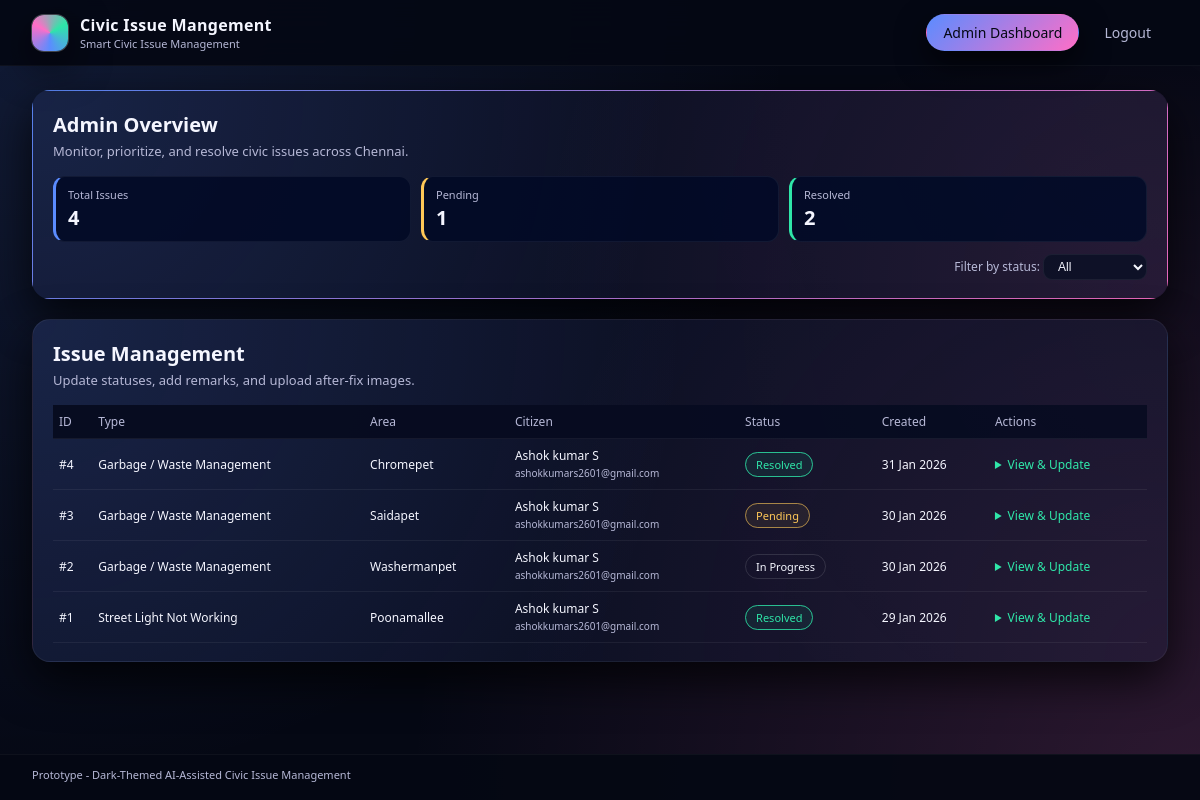
The app's page /admin/dashboard (signed in) with its own data.
### models.py (models this page shows)
class Issue(db.Model):
    id = db.Column(db.Integer, primary_key=True)
    user_id = db.Column(db.Integer, db.ForeignKey('user.id'), nullable=False)
    issue_type = db.Column(db.String(120), nullable=False)
    description = db.Column(db.Text, nullable=False)
    area = db.Column(db.String(120), nullable=False)
    street = db.Column(db.String(255), nullable=True)
    landmark = db.Column(db.String(255), nullable=True)
    before_image = db.Column(db.String(255), nullable=True)
    after_image = db.Column(db.String(255), nullable=True)
    ai_summary = db.Column(db.Text, nullable=True)
    current_status = db.Column(db.String(50), default='Pending')
    authority_remarks = db.Column(db.Text, nullable=True)
    created_at = db.Column(db.DateTime, default=datetime.utcnow)
    updated_at = db.Column(
        db.DateTime,
        default=datetime.utcnow,
        onupdate=datetime.utcnow
    )
    status_logs = db.relationship(
        'IssueStatusLog',
        backref='issue',
        lazy=True,
        cascade="all, delete-orphan"
    )
    feedbacks = db.relationship(
        'Feedback',
        backref='issue',
        lazy=True,
        cascade="all, delete-orphan"
    )

class User(db.Model):
    id = db.Column(db.Integer, primary_key=True)
    username = db.Column(db.String(80), unique=True, nullable=False)
    password_hash = db.Column(db.String(128), nullable=False)
    role = db.Column(db.String(20), nullable=False, default='user')  # 'admin' or 'user'
    name = db.Column(db.String(120), nullable=True)
    email = db.Column(db.String(120), nullable=True)
    phone = db.Column(db.String(20), nullable=True)
    created_at = db.Column(db.DateTime, default=datetime.utcnow)
    issues = db.relationship('Issue', backref='user', lazy=True)

### app.py (the view)
@app.route('/admin/dashboard')
def admin_dashboard():
    if 'user_id' not in session or session.get('role') != 'admin':
        flash('Please log in as an admin to access this page.', 'error')
        return redirect(url_for('login'))
    status_filter = request.args.get('status')
    query = Issue.query
    if status_filter:
        query = query.filter_by(current_status=status_filter)
    issues = query.order_by(Issue.created_at.desc()).all()
    total = Issue.query.count()
    pending = Issue.query.filter_by(current_status='Pending').count()
    resolved = Issue.query.filter_by(current_status='Resolved').count()
    return render_template(
        'admin_dashboard.html',
        issues=issues,
        total=total,
        pending=pending,
        resolved=resolved
    )

### templates/admin_dashboard.html (shortened to what this page needs)
{% extends "base.html" %}
{% block content %}
<section class="layout-vertical">
  <div class="card card-accent">
    <h2 class="card-title">Admin Overview</h2>
    <p class="card-subtitle">Monitor, prioritize, and resolve civic issues across Chennai.</p>
    <div class="admin-metrics">
      <div class="metric-tile metric-total">
        <div class="metric-label">Total Issues</div>
        <div class="metric-value">{{ total }}</div>
      </div>
      <div class="metric-tile metric-pending">
        <div class="metric-label">Pending</div>
        <div class="metric-value">{{ pending }}</div>
      </div>
      <div class="metric-tile metric-resolved">
        <div class="metric-label">Resolved</div>
        <div class="metric-value">{{ resolved }}</div>
      </div>
    </div>
    <div class="filter-bar">
      <form method="GET" action="{{ url_for('admin_dashboard') }}">
        <label for="status">Filter by status:</label>
        <select id="status" name="status" onchange="this.form.submit()">
          <option value="">All</option>
        </select>
      </form>
    </div>
  </div>
  <div class="card">
    <h2 class="card-title">Issue Management</h2>
    <p class="card-subtitle">Update statuses, add remarks, and upload after-fix images.</p>
    <div class="issues-table">
      {% if issues %}
      <table>
        <thead>
          <tr>
            <th>ID</th>
            <th>Type</th>
            <th>Area</th>
            <th>Citizen</th>
            <th>Status</th>
            <th>Created</th>
            <th>Actions</th>
          </tr>
        </thead>
        <tbody>
          {% for issue in issues %}
          <tr>
            <td>#{{ issue.id }}</td>
            <td>{{ issue.issue_type }}</td>
            <td>{{ issue.area }}</td>
            <td>
              {% if issue.user %}
                {{ issue.user.name or 'Citizen' }}<br />
                <span class="cell-subtext">{{ issue.user.email or 'Email N/A' }}</span>
              {% else %}
                Citizen
              {% endif %}
            </td>
            <td><span class="status-pill status-{{ issue.current_status|lower }}">{{ issue.current_status }}</span></td>
            <td>{{ issue.created_at.strftime('%d %b %Y') }}</td>
            <td>
              <details class="admin-details">
                <summary>View &amp; Update</summary>
              </details>
            </td>
          </tr>
          {% endfor %}
        </tbody>
      </table>
      {% else %}
      <div class="empty-state">
        <h3>No issues found</h3>
        <p>New citizen reports will appear here in real time.</p>
      </div>
      {% endif %}
    </div>
  </div>
</section>
{% endblock %}

### templates/base.html (shortened to what this page needs)
<!DOCTYPE html>
<html lang="en">
  <head>
    <link rel="stylesheet" href="{{ url_for('static', filename='css/style.css') }}" />
  </head>
  <body class="theme-dark">
    <div class="app-shell">
      <header class="app-header">
        <div class="brand">
          <span class="brand-logo"></span>
          <div class="brand-text">
            <div class="brand-title">Civic Issue Mangement</div>
            <div class="brand-subtitle">Smart Civic Issue Management</div>
          </div>
        </div>
        <nav class="app-nav">
          {% if session.get('user_id') %}
            {% if session.get('role') == 'admin' %}
              <a href="{{ url_for('admin_dashboard') }}" class="nav-link {% if request.path.startswith('/admin') %}active{% endif %}">Admin Dashboard</a>
            {% else %}
              <a href="{{ url_for('user_dashboard') }}" class="nav-link {% if request.path.startswith('/user') %}active{% endif %}">Citizen Dashboard</a>
            {% endif %}
            <a href="{{ url_for('logout') }}" class="nav-link">Logout</a>
          {% else %}
            <a href="{{ url_for('login') }}" class="nav-link">Login</a>
          {% endif %}
        </nav>
      </header>
      <main class="app-main">
        {% block content %}{% endblock %}
      </main>
      <footer class="app-footer">
        <span>Prototype - Dark-Themed AI-Assisted Civic Issue Management </span>
      </footer>
    </div>
  </body>
  </html>

### records on screen
Issue: id "4", issue_type "Garbage / Waste Management", area "Chromepet", user "Ashok kumar S", user "ashokkumars2601@gmail.com", current_status "Resolved", created_at "31 Jan 2026"
Issue: id "3", issue_type "Garbage / Waste Management", area "Saidapet", user "Ashok kumar S", user "ashokkumars2601@gmail.com", current_status "Pending", created_at "30 Jan 2026"
Issue: id "2", issue_type "Garbage / Waste Management", area "Washermanpet", user "Ashok kumar S", user "ashokkumars2601@gmail.com", current_status "In Progress", created_at "30 Jan 2026"
Issue: id "1", issue_type "Street Light Not Working", area "Poonamallee", user "Ashok kumar S", user "ashokkumars2601@gmail.com", current_status "Resolved", created_at "29 Jan 2026"

### other values on screen
{{ total }} "4"
{{ pending }} "1"
{{ resolved }} "2"
